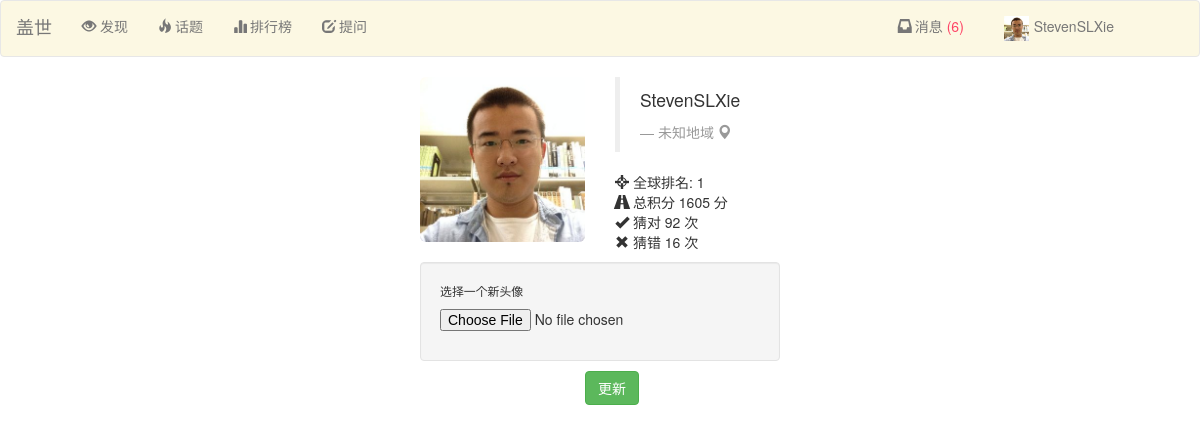
The page /more (signed in) on the database its author committed.
### Guess/models.py (models this page shows)
class Person(models.Model):
	user = models.OneToOneField(User)
	point = models.IntegerField(default=1000)
	photo = models.FileField(upload_to='%Y/%m/%d/', default= 'cat.jpg')
	expertise = models.ManyToManyField(PersonTag)
	win = models.IntegerField(default=0)
	lose = models.IntegerField(default=0)
	game = models.IntegerField(default=0)
	rank = models.IntegerField(default=0)
	joined = models.DateTimeField(default=datetime.datetime.now())
	title = models.CharField(max_length=30, default="新人")
	class Meta:
		ordering = ('point', 'win',)

### Guess/views.py (the view)
# urls.py: url(r'^more$', 'Guess.views.more', name='more'),
def more(request):
	if not request.user.is_authenticated():
		return redirect(reverse('login'))
	person = Person.objects.get(user=request.user)
	form = ImageForm(request.POST, request.FILES)
	if request.method == 'POST':
		if form.is_valid():
			person.photo = request.FILES['image']
			person.save()
		return redirect(reverse('more'))
	else:
		para = {}
		para =encap_para(para, person)
		para['person'] = person
		para['form'] = form
		return render(request, 'more_info.html', para)

### Guess/form.py
class ImageForm(forms.Form):
    image = forms.FileField(
        label='选择一张图片',
        help_text='图片不能大于2M'
    )

### Guess/views.py (called while the page is built)
def find_unread(person):
	return Message.objects.filter(owner=person, read=False)

def encap_para(para,person):
	messages = find_unread(person)
	para['unread'] = len(messages)
	para['messages'] = messages
	para['person'] = person
	return para

### Guess/templates/more_info.html (shortened to what this page needs)
{% load bootstrap3 %}
{% include "nav_bar.html" %}
    <body>
        <div class="container">
        <div class="row">
            <div class="col-sm-2 col-md-2 col-md-offset-4">
                <img src="/static/images/{{ person.photo.url }}"
                alt="" class="img-rounded img-responsive" />
            </div>
            <div class="col-sm-4 col-md-4">
                <blockquote>
                    <p>{{ person.user.username }}</p> <small><cite title="Source Title">未知地域  <i class="glyphicon glyphicon-map-marker"></i></cite></small>
                </blockquote>
                <p> <i class="glyphicon glyphicon-screenshot"></i> 全球排名: {{ person.rank }}
                    <br /> <i class="glyphicon glyphicon-road"></i> 总积分 {{ person.point }} 分
                    <br /> <i class="glyphicon glyphicon-ok"></i> 猜对 {{ person.win }} 次
                    <br /> <i class="glyphicon glyphicon-remove"></i> 猜错 {{ person.lose }} 次</p>
            </div>
        </div>
    </div>
    <div class="container">
        <div class="row">
        <div class="col-md-4 col-md-offset-4">
        <form  method="POST" enctype="multipart/form-data">
            <div class="well spacer">
                 <p class="spacer"><small>选择一个新头像</small></p>
                 <p>{{ form.image }}</p>
            </div>
            <div class="col-md-1 col-md-offset-5">
                <p><input class="btn btn-success" type="submit" value="更新" /></p>
            </div>
        </form>
        </div>
        </div>
    </div>
    </body>

### Guess/templates/nav_bar.html (shortened to what this page needs)
<head>
    <link href='static/bootstrap/css/bootstrap.min.css' rel='stylesheet'>
</head>
<nav class="navbar navbar-default nav-frame-c" role="navigation">
  <div class="container-fluid">
    <div class="navbar-header">
      <a class="navbar-brand" href="{% url 'home' %}">盖世</a>
    </div>
    <div class="collapse navbar-collapse" id="bs-example-navbar-collapse-1">
      <ul class="nav navbar-nav">
        <li><a href="{% url 'home' %}"><i class="glyphicon glyphicon-eye-open"></i> 发现</a></li>
        <li id="tag_list" class="dropdown">
            <a id="tags" href="" class="dropdown-toggle" data-toggle="dropdown"><i class="glyphicon glyphicon-fire" style="margin-right: 3px;"></i>话题</a>
        </li>
        <li><a href="{% url 'leaderboard' %}"><i class="glyphicon glyphicon-stats" style="margin-right: 3px;"></i>排行榜</a></li>
        <li><a href="{% url 'proposal' %}"><i class="glyphicon glyphicon-edit" style="margin-right: 3px;"></i>提问</a></li>
      </ul>
      <ul class="nav navbar-nav navbar-right" style="margin-right: 40px;">
        <li id="notify_list" class="dropdown" style="margin-right: 10px;">
            {% if unread == 0 %}
            <a id="notifications" href="#" class="dropdown-toggle" data-toggle="dropdown"><i class="glyphicon glyphicon-inbox" style="margin-right: 3px;"></i>消息</a>
            {% else %}
            <a id="notifications" href="#" class="dropdown-toggle" data-toggle="dropdown"><i class="glyphicon glyphicon-inbox" style="margin-right: 3px;"></i>消息<span class="unread"> ({{ unread }})</span></a>
            {% endif %}
        </li>
        <li id='dropdown_list' class="dropdown">
          <a id="account_dropdown" href="#" class="dropdown-toggle" data-toggle="dropdown"> <img src="/static/images/{{ person.photo.url }} " style="width: 25px; height: 25px; margin-right: 5px; margin-bottom: 0px;margin-top: 0px;"/>{{ person.user.username }}</a>
        </li>
      </ul>
    </div>
  </div>
</nav>

### Guess/templates/nav_bar.html (style rules this page uses)
.nav-frame-c { background: rgba(252,248,227,1); }
.unread { color: rgba(254,67,101,1); }

### Guess/templates/more_info.html (style rules this page uses)
.spacer { margin-bottom: 10px; }
.unread { color: rgba(254,67,101,1); }

### rows shown on the page
Person: photo (picture), user.username "StevenSLXie", rank "1", point "1605", win "92", lose "16"

### other values the page prints
{{ unread }} "6"
